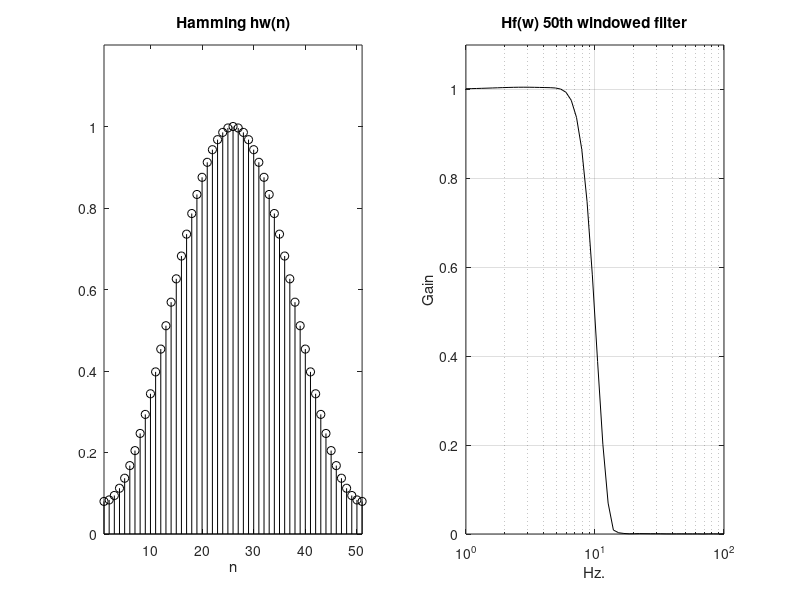

Recreate this plot in MATLAB.
% hw(n) of Hamming window, and frequency response Hf(w) of windowed filter
fs=130; %sampling frequency in Hz.
fc=10/(fs/2); %cut-off at 10 Hz.
N=50; %even order
hw=hamming(N+1);
numd=fir1(N,fc,hw); %transfer function numerator
dend=[1]; %transfer function denominator

subplot(1,2,1)
stem(hw,'k'); %plots hw(n)
axis([1 51 0 1.2]); 
title('Hamming hw(n)'); xlabel('n');

subplot(1,2,2) 
f=logspace(0,2); %logaritmic set of frequency values in Hz.
G=freqz(numd,dend,f,fs); %computes frequency response
semilogx(f,abs(G),'k'); %plots gain
axis([1 100 0 1.1]); grid;
ylabel('Gain'); xlabel('Hz.'); title('Hf(w) 50th windowed filter')
